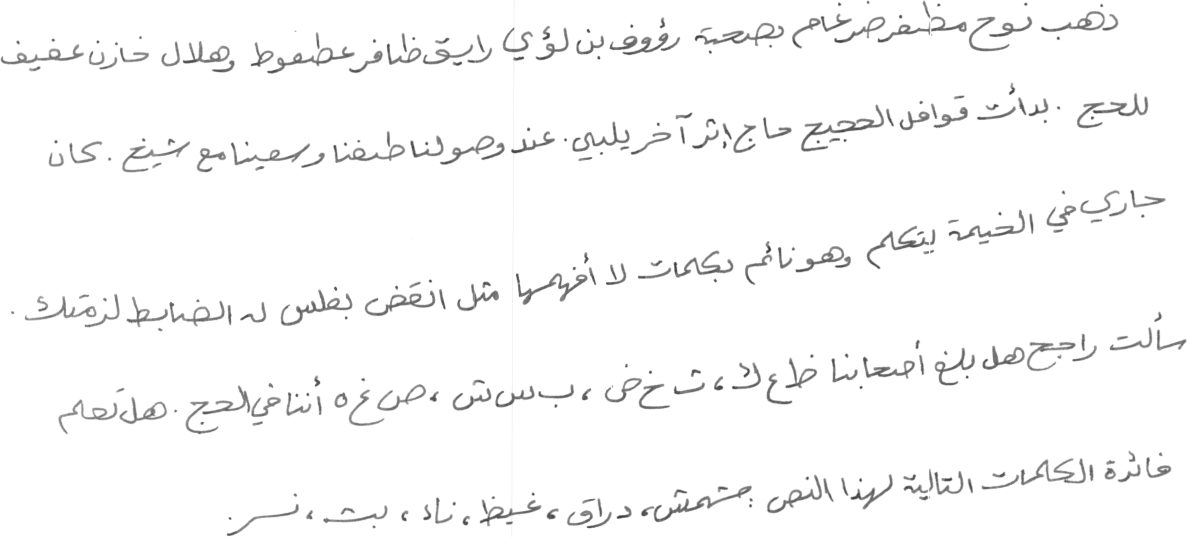
#> input picture KHATT_Wr0200_Para1.tif, 2374 x 1073 px, found by its file name (shown at 1/2 size)
$ jupyter execute --allow-errors 'Manual Extraction_Testing.ipynb'
#> lines starting #> are read from the running program, lines starting #| are printed output that depends on the picture; after the words box and inside, x2 and y2 are one past the last pixel; in counts of white or black regions, pixels touching at a corner belong together; long printed decimals are rounded
[cell 1]
import cv2
import matplotlib.pyplot as plt

def resize_image(image_path, target_size=(1000, 1000)):
    # Load the image
#> called with image_path = 'KHATT_Wr0200_Para1.tif', target_size = (1000, 1000)
    img = cv2.imread(image_path, cv2.IMREAD_GRAYSCALE)
#> img is the input picture: shape (1073, 2374); min 48, max 255, mean 248.8
    # Resize the image to the target size
    resized_img = cv2.resize(img, target_size, interpolation=cv2.INTER_AREA)
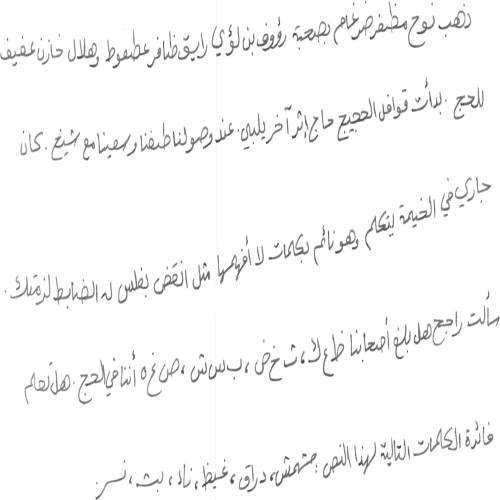
#> resized_img: shape (1000, 1000) (shown at 1/2 size); min 59, max 255, mean 248.8


        # Apply median filter for noise removal
    img_median = cv2.medianBlur(resized_img, 3)

    # Apply OTSU thresholding for binarization
    _, binary_image = cv2.threshold(img_median, 0, 255, cv2.THRESH_BINARY + cv2.THRESH_OTSU)
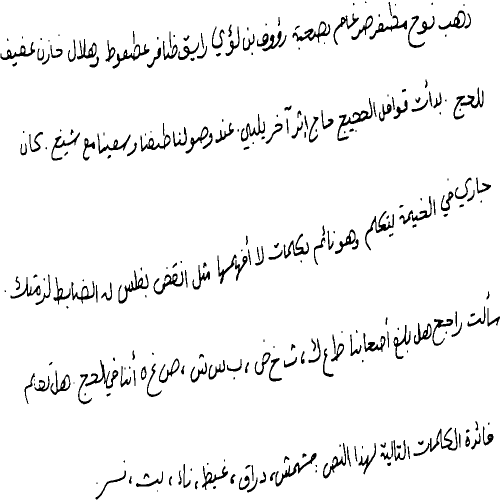
#> binary_image: shape (1000, 1000) (shown at 1/2 size); 95.3% white; 281 black regions (79 under 20 px), largest, box (x1, y1, x2, y2) and area: (675, 196, 745, 282) 1001, (827, 855, 915, 912) 924, (585, 43, 661, 85) 830

    return binary_image

#Tests


Image2 = resize_image("KHATT_Wr0200_Para1.tif")
plt.imshow(Image2, cmap='gray')
Image1 = resize_image("KHATT_Wr0002_Para1.tif")
#> call 2 of resize_image, with image_path = 'KHATT_Wr0002_Para1.tif', target_size = (1000, 1000)
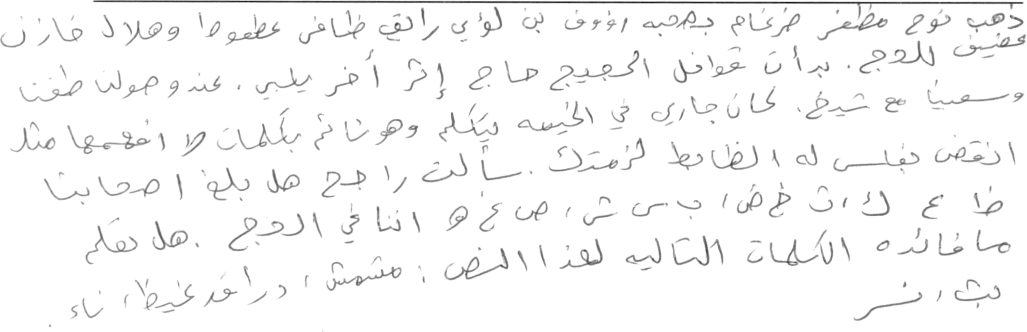
#> input picture KHATT_Wr0002_Para1.tif, 2053 x 664 px, found by its file name (shown at 1/2 size)
#> in resize_image, img is the input picture: shape (664, 2053); min 4, max 255, mean 247.6
#> in resize_image (call 2), `resized_img = cv2.resize(img, target_size, interpolation=cv2.INTER_AREA)`:
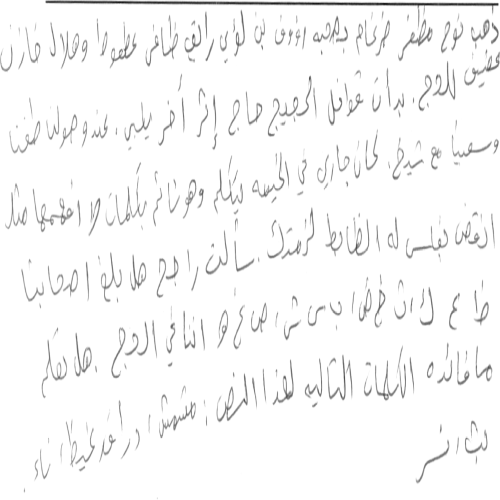
#> resized_img: shape (1000, 1000) (shown at 1/2 size); min 4, max 255, mean 247.6
#> in resize_image (call 2), `_, binary_image = cv2.threshold(img_median, 0, 255, cv2.THRESH_BINARY ..`:
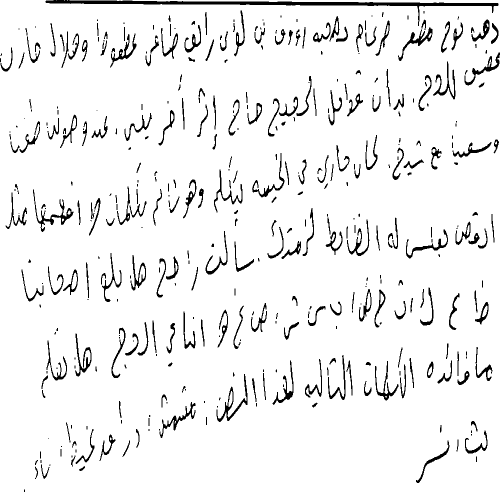
#> binary_image: shape (1000, 1000) (shown at 1/2 size); 93.9% white; 418 black regions (139 under 20 px), largest, box (x1, y1, x2, y2) and area: (91, 0, 997, 52) 6048, (66, 379, 147, 464) 1039, (433, 748, 495, 844) 954
plt.imshow(Image1, cmap='gray')

[cell 2]
import cv2
import numpy as np

def PenPressure(image):
    # Read the image using OpenCV
    #image = cv2.imread(image_path, cv2.IMREAD_GRAYSCALE)

    # Check if the image is loaded successfully
    if image is None:
        print("Error: Unable to read the image.")
        return None

    # Flatten the 2D image array to a 1D array
    flattened_image = image.flatten()

    # Calculate mean and standard deviation of pixel intensities
    mean_intensity = np.mean(flattened_image)
#> mean_intensity = 239.5
    std_dev_intensity = np.std(flattened_image)
#> std_dev_intensity = 60.94

    return mean_intensity, std_dev_intensity

# Example usage:
result = PenPressure(Image1)
#> result = (239.5, 60.94)

if result is not None:
    mean_intensity, std_dev_intensity = result
#> mean_intensity = 239.5; std_dev_intensity = 60.94
    print(f"Mean Intensity: {mean_intensity}")
#| Mean Intensity: 239.495
    print(f"Standard Deviation of Intensity: {std_dev_intensity}")
#| Standard Deviation of Intensity: 60.937

result = PenPressure(Image2)
#> result = (243, 54.09)

if result is not None:
    mean_intensity, std_dev_intensity = result
#> mean_intensity = 243; std_dev_intensity = 54.09
    print(f"Mean Intensity: {mean_intensity}")
#| Mean Intensity: 242.959
    print(f"Standard Deviation of Intensity: {std_dev_intensity}")
#| Standard Deviation of Intensity: 54.087

[cell 3]
import cv2
import numpy as np
import matplotlib.pyplot as plt

def preprocess_image(image_path):
    # Load the image
#> called with image_path = 'KHATT_Wr0001_Para2.tif'
    img = cv2.imread(image_path, cv2.IMREAD_GRAYSCALE)
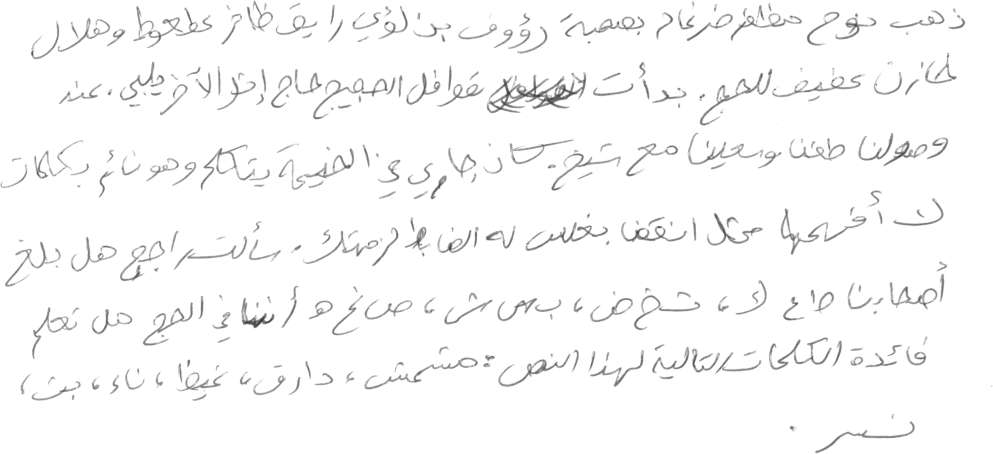
#> input picture KHATT_Wr0001_Para2.tif, 1985 x 907 px, found by its file name (shown at 1/2 size)
#> img is the input picture: shape (907, 1985); min 38, max 255, mean 248.8

    # Apply median filter for noise removal
    img_median = cv2.medianBlur(img, 3)
#> img_median: shape (907, 1985)

    # Apply OTSU thresholding for binarization
    _, binary_image = cv2.threshold(img_median, 0, 255, cv2.THRESH_BINARY + cv2.THRESH_OTSU)
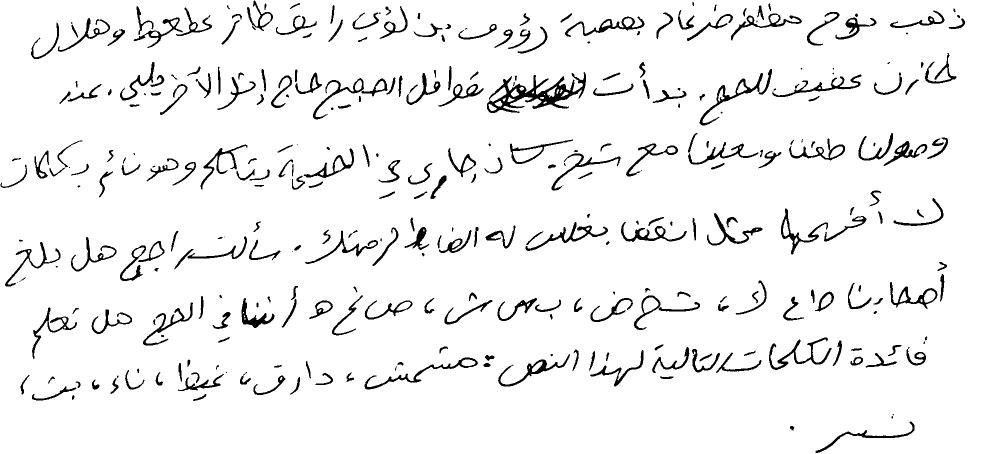
#> binary_image: shape (907, 1985) (shown at 1/2 size); 94.4% white; 332 black regions (38 under 20 px), largest, box (x1, y1, x2, y2) and area: (974, 144, 1172, 226) 5209, (1399, 138, 1544, 251) 1856, (1538, 675, 1663, 740) 1542

    # Display the original, median-filtered, and binarized images for comparison
    plt.figure(figsize=(10, 5))
    plt.subplot(131), plt.imshow(img, cmap='gray'), plt.title('Original Image')
    plt.subplot(132), plt.imshow(img_median, cmap='gray'), plt.title('Median Filtered')
    plt.subplot(133), plt.imshow(binary_image, cmap='gray'), plt.title('Binarized')
    plt.show()

    return binary_image

def extract_word_spacing_features(image_path):
    # Preprocess the image
    binary_image = preprocess_image(image_path)

    # Find connected components (sub-words)
    _, labels, stats, _ = cv2.connectedComponentsWithStats(binary_image, connectivity=8)
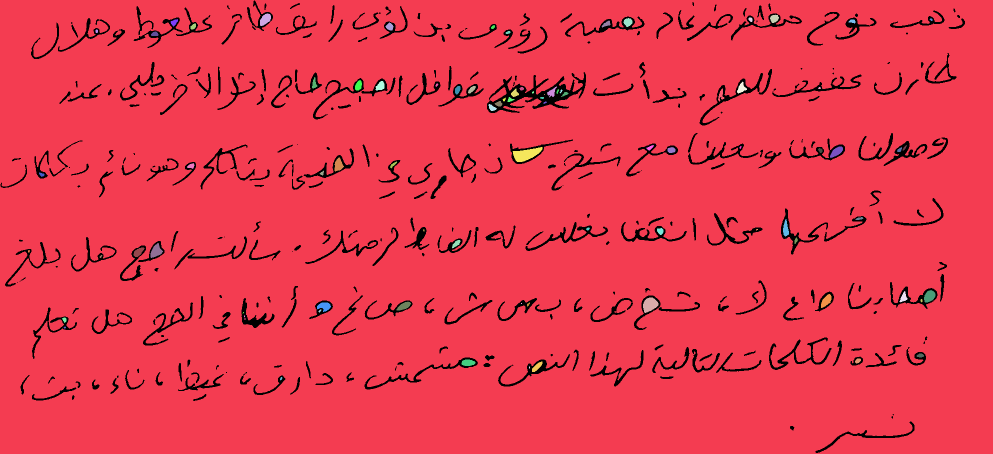
#> labels: shape (907, 1985) int32 (shown at 1/2 size); 85 distinct labels, from 0 to 84; one colour per label, 0 black
#> stats = 85 rows, first 6: [1, 1, 1929, 905, 100717], [0, 0, 1985, 907, 1688702], [520, 27, 22, 25, 374], [1540, 29, 18, 17, 217], [1497, 35, 8, 9, 57], [1247, 36, 18, 18, 229]

    # Extract word spacing features
    distances = []
    for i in range(1, len(stats)):
        # Calculate the distance between the last black pixel of the current word and the first black pixel of the next word
        distance = stats[i][0] - (stats[i - 1][0] + stats[i - 1][2])
        distances.append(distance)
#> this loop made 84 passes
#> distance on passes 1 to 8: -1930, -1465, 998, -61, -258, 594, -1524, 1341
#> (the rest of the program and of its run is left out)
